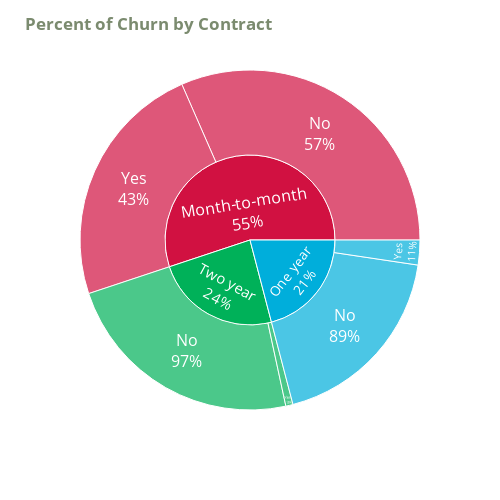

Source (notebook cell):
### Markdown cell above
This dataset has three types of Contract, namely:
1. Month-to-Month
2. One Year
3. Two year

### Code cell
plot_sunburst('Contract')

### Figure 1 — Plotly figure (JSON) as saved in the notebook; plotly's stock layout.template omitted (floating-point values rounded to 4 significant figures)
{"data": [{"branchvalues": "total", "domain": {"x": [0, 1], "y": [0, 1]}, "hovertemplate": "labels=%{label}<br>count=%{value}<br>parent=%{parent}<br>id=%{id}<extra></extra>", "ids": ["Month-to-month/No", "One year/No", "Two year/No", "Month-to-month/Yes", "One year/Yes", "Two year/Yes", "Month-to-month", "One year", "Two year"], "labels": ["No", "No", "No", "Yes", "Yes", "Yes", "Month-to-month", "One year", "Two year"], "name": "", "parents": ["Month-to-month", "One year", "Two year", "Month-to-month", "One year", "Two year", "", "", ""], "textfont": {"size": 16}, "textinfo": "label+percent parent", "type": "sunburst", "values": [2220, 1306, 1637, 1655, 166, 48, 3875, 1472, 1685]}], "layout": {"height": 500, "legend": {"tracegroupgap": 0}, "margin": {"t": 60}, "sunburstcolorway": ["#d11141", "#00b159", "#00aedb", "#f37735", "#ffc425"], "title": {"text": "<b style=\"color:#7b8b6f;\">Percent of Churn by Contract</b>"}, "width": 500}}
